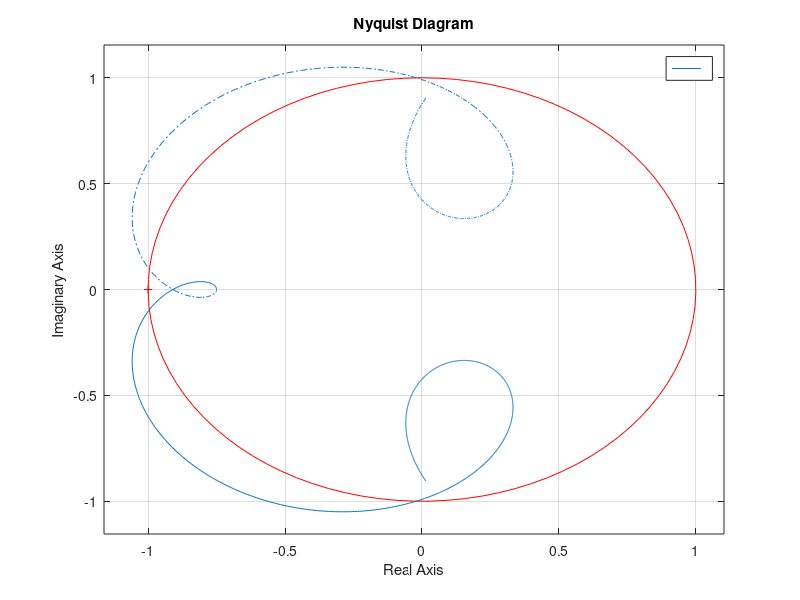

MATLAB code for this plot:
T = 0.2;
num = [1 0 0 0.5];
den = [1 0 -0.4 0 0];
F_tf = tf(num,den,T);
K = 0.9;

% 단위원 생성
theta = linspace(0,2*pi(),100);
x = sin(theta);
y = cos(theta);

plot(x,y,'red')
hold on
nyquist(K*F_tf)
hold off
